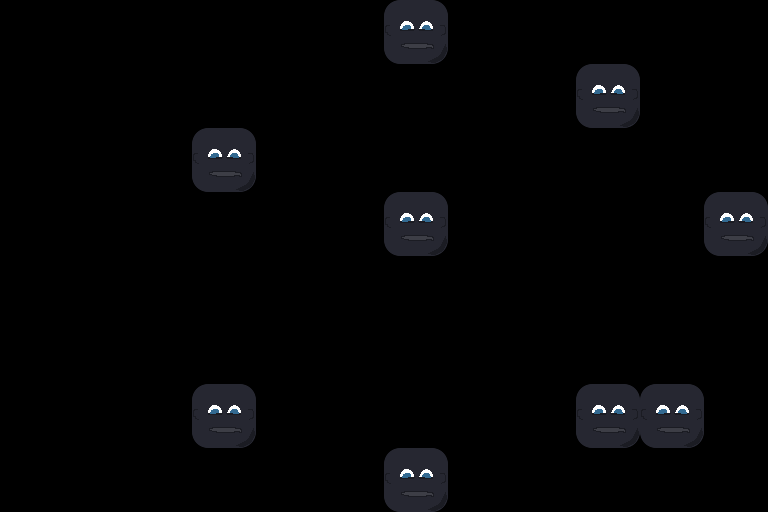

This is a level from a 2D game, rendered from its Tiled map with the project's own tilesets. A one-line summary and the map file follow, with tile-layer data summarised:
An orthogonal 12x8 tile map with 64x64 px tiles, 1 tile layer (Tile Layer 1).

<map version="1.0" orientation="orthogonal" renderorder="right-down" width="12" height="8" tilewidth="64" tileheight="64" nextobjectid="1">
 <tileset firstgid="1" name="dat" tilewidth="64" tileheight="64">
  <image source="data.png" trans="ff00ff" width="64" height="64" />
  <tile id="0">
   <properties>
    <property name="top" value="True" />
   </properties>
  </tile>
 </tileset>
 <layer name="Tile Layer 1" width="12" height="8">
  <data>[96 cells, 9 non-empty, 1 distinct tile ids]</data>
 </layer>
</map>